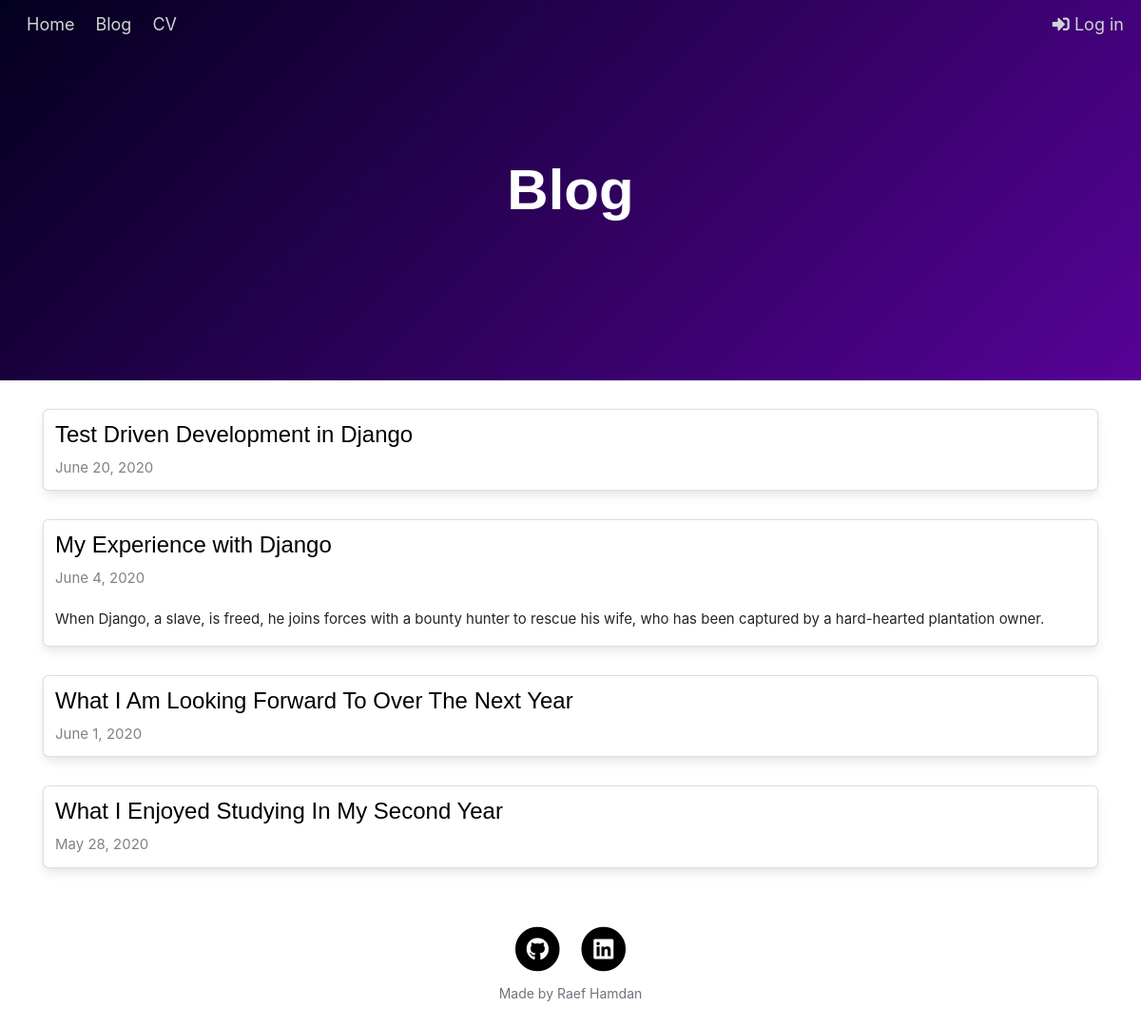
Page /blog on the committed database.
### blog/models.py (models this page shows, shortened)
class Post(models.Model):
    author = models.ForeignKey(settings.AUTH_USER_MODEL, on_delete=models.CASCADE)
    bg = models.ImageField(upload_to="media",null=True,blank=True)
    title = models.CharField(max_length=200)
    summary = models.TextField(null=True, blank=True)
    text = models.TextField()
    date_published = models.DateField(null=True,blank=True)

### blog/views.py (the view)
# urls.py: path('blog',views.post_list, name='post_list'),
def post_list(request):
    posts = Post.objects.filter(date_published__isnull=False).order_by('-date_published')
    return render(request, 'blog/post_list.html', {'posts':posts})

### blog/templates/blog/post_list.html (shortened to what this page needs)
{% extends 'blog/base.html' %}
{% block landing %}
  <div class="landing-blog">
  <center><h1>Blog</h1></center>
</div>
{% endblock %}
{% block content %}
{% for post in posts %}
      <div class="post card p-3">
        <h2 class="card-title">{{ post.title }}</h2>
        <div class="date">
            <p>{{ post.date_published }}</p>
        </div>
        {% if post.summary %}
        <div class="post-text">
        <p>{{ post.summary }}</p>
        </div>
      {% endif %}
      </div>
  {% endfor %}
{% endblock %}

### blog/static/css/blog.css (style rules this page uses)
h1, h2, h3, h4 { color: #000000; font-family: sans-serif; }
.post { margin-top: 30px; margin-bottom: 30px; }
.post p { font-size: 20px; }
.post .date p { color: #828282; font-size: 15px; }
.post-text p { margin-top: 20px; margin-bottom: 5px; font-size: 15px; }
.landing-blog { display: flex; justify-content: center; align-items: center; position:relative; min-height: 50vh; margin: 0; color: #fff; background: linear-gradient(-45deg, #fdeff9, #ec38bc, #7303c0, #03001e); background-size: 400% 400%; animation: gradientBG 20s ease infinite; }
.landing-blog h1 { font-size: 5rem; font-family:sans-serif; font-weight: bold; color: #fff; }
.card { border-radius: 6px; box-shadow: 0 0.5em 1em -0.125em rgba(10,10,10,.1), 0 0px 0 1px rgba(10,10,10,.02); }

### rows in the picture
Post: title "Test Driven Development in Django", date_published "June 20, 2020"
Post: title "My Experience with Django", date_published "June 4, 2020", summary "When Django, a slave, is freed, he joins forces with a bounty hunter to rescue his wife, who has been captured by a hard-hearted plantation owner."
Post: title "What I Am Looking Forward To Over The Next Year", date_published "June 1, 2020"
Post: title "What I Enjoyed Studying In My Second Year", date_published "May 28, 2020"
